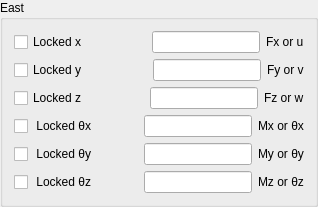
              <widget class="QGroupBox" name="groupBox_10">
               <property name="title">
                <string>East</string>
               </property>
               <layout class="QVBoxLayout" name="verticalLayout_8">
                <item>
                 <layout class="QHBoxLayout" name="horizontalLayout_53">
                  <item>
                   <widget class="QCheckBox" name="checkBox_19">
                    <property name="text">
                     <string>Locked x</string>
                    </property>
                   </widget>
                  </item>
                  <item>
                   <spacer name="horizontalSpacer_37">
                    <property name="orientation">
                     <enum>Qt::Horizontal</enum>
                    </property>
                    <property name="sizeHint" stdset="0">
                     <size>
                      <width>40</width>
                      <height>20</height>
                     </size>
                    </property>
                   </spacer>
                  </item>
                  <item>
                   <layout class="QHBoxLayout" name="horizontalLayout_54">
                    <item>
                     <widget class="QLineEdit" name="lineEdit_33"/>
                    </item>
                    <item>
                     <widget class="QLabel" name="label_33">
                      <property name="text">
                       <string>Fx or u</string>
                      </property>
                     </widget>
                    </item>
                   </layout>
                  </item>
                 </layout>
                </item>
                <item>
                 <layout class="QHBoxLayout" name="horizontalLayout_55">
                  <item>
                   <widget class="QCheckBox" name="checkBox_20">
                    <property name="text">
                     <string>Locked y</string>
                    </property>
                   </widget>
                  </item>
                  <item>
                   <spacer name="horizontalSpacer_38">
                    <property name="orientation">
                     <enum>Qt::Horizontal</enum>
                    </property>
                    <property name="sizeHint" stdset="0">
                     <size>
                      <width>40</width>
                      <height>20</height>
                     </size>
                    </property>
                   </spacer>
                  </item>
                  <item>
                   <layout class="QHBoxLayout" name="horizontalLayout_56">
                    <item>
                     <widget class="QLineEdit" name="lineEdit_34"/>
                    </item>
                    <item>
                     <widget class="QLabel" name="label_34">
                      <property name="text">
                       <string>Fy or v</string>
                      </property>
                     </widget>
                    </item>
                   </layout>
                  </item>
                 </layout>
                </item>
                <item>
                 <layout class="QHBoxLayout" name="horizontalLayout_57">
                  <item>
                   <widget class="QCheckBox" name="checkBox_21">
                    <property name="text">
                     <string>Locked z</string>
                    </property>
                   </widget>
                  </item>
                  <item>
                   <spacer name="horizontalSpacer_39">
                    <property name="orientation">
                     <enum>Qt::Horizontal</enum>
                    </property>
                    <property name="sizeHint" stdset="0">
                     <size>
                      <width>40</width>
                      <height>20</height>
                     </size>
                    </property>
                   </spacer>
                  </item>
                  <item>
                   <layout class="QHBoxLayout" name="horizontalLayout_58">
                    <item>
                     <widget class="QLineEdit" name="lineEdit_35"/>
                    </item>
                    <item>
                     <widget class="QLabel" name="label_35">
                      <property name="text">
                       <string>Fz or w</string>
                      </property>
                     </widget>
                    </item>
                   </layout>
                  </item>
                 </layout>
                </item>
                <item>
                 <layout class="QHBoxLayout" name="horizontalLayout_59">
                  <item>
                   <widget class="QCheckBox" name="checkBox_22">
                    <property name="text">
                     <string> Locked θx</string>
                    </property>
                   </widget>
                  </item>
                  <item>
                   <spacer name="horizontalSpacer_40">
                    <property name="orientation">
                     <enum>Qt::Horizontal</enum>
                    </property>
                    <property name="sizeHint" stdset="0">
                     <size>
                      <width>40</width>
                      <height>20</height>
                     </size>
                    </property>
                   </spacer>
                  </item>
                  <item>
                   <layout class="QHBoxLayout" name="horizontalLayout_60">
                    <item>
                     <widget class="QLineEdit" name="lineEdit_36"/>
                    </item>
                    <item>
                     <widget class="QLabel" name="label_36">
                      <property name="text">
                       <string>Mx or θx</string>
                      </property>
                     </widget>
                    </item>
                   </layout>
                  </item>
                 </layout>
                </item>
                <item>
                 <layout class="QHBoxLayout" name="horizontalLayout_61">
                  <item>
                   <widget class="QCheckBox" name="checkBox_23">
                    <property name="text">
                     <string> Locked θy</string>
                    </property>
                   </widget>
                  </item>
                  <item>
                   <spacer name="horizontalSpacer_41">
                    <property name="orientation">
                     <enum>Qt::Horizontal</enum>
                    </property>
                    <property name="sizeHint" stdset="0">
                     <size>
                      <width>40</width>
                      <height>20</height>
                     </size>
                    </property>
                   </spacer>
                  </item>
                  <item>
                   <layout class="QHBoxLayout" name="horizontalLayout_62">
                    <item>
                     <widget class="QLineEdit" name="lineEdit_37"/>
                    </item>
                    <item>
                     <widget class="QLabel" name="label_37">
                      <property name="text">
                       <string>My or θy</string>
                      </property>
                     </widget>
                    </item>
                   </layout>
                  </item>
                 </layout>
                </item>
                <item>
                 <layout class="QHBoxLayout" name="horizontalLayout_63">
                  <item>
                   <widget class="QCheckBox" name="checkBox_24">
                    <property name="text">
                     <string> Locked θz</string>
                    </property>
                   </widget>
                  </item>
                  <item>
                   <spacer name="horizontalSpacer_42">
                    <property name="orientation">
                     <enum>Qt::Horizontal</enum>
                    </property>
                    <property name="sizeHint" stdset="0">
                     <size>
                      <width>40</width>
                      <height>20</height>
                     </size>
                    </property>
                   </spacer>
                  </item>
                  <item>
                   <layout class="QHBoxLayout" name="horizontalLayout_64">
                    <item>
                     <widget class="QLineEdit" name="lineEdit_38"/>
                    </item>
                    <item>
                     <widget class="QLabel" name="label_38">
                      <property name="text">
                       <string>Mz or θz</string>
                      </property>
                     </widget>
                    </item>
                   </layout>
                  </item>
                 </layout>
                </item>
               </layout>
              </widget>
